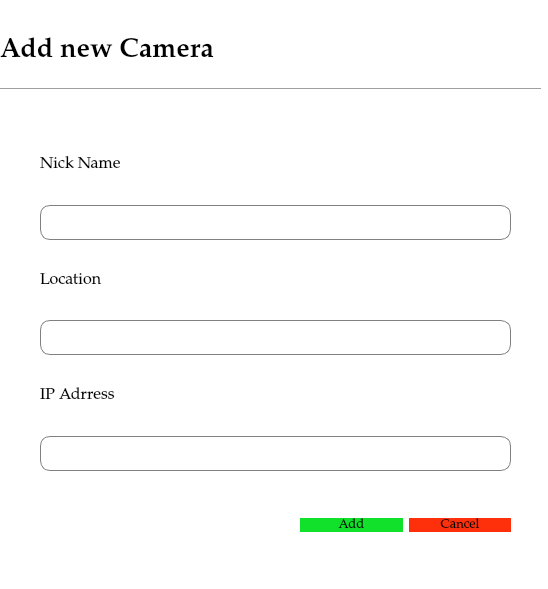
<?xml version="1.0" encoding="UTF-8"?>
<ui version="4.0">
 <class>cameraDialog</class>
 <widget class="QDialog" name="cameraDialog">
  <property name="geometry">
   <rect>
    <x>0</x>
    <y>0</y>
    <width>548</width>
    <height>589</height>
   </rect>
  </property>
  <property name="windowTitle">
   <string>Dialog</string>
  </property>
  <property name="styleSheet">
   <string notr="true">QDialog{
	background-color:white;
}

QLineEdit{
	border:1px solid gray;
	border-radius:10px;
	padding-left:15px;
	height:35px;
}</string>
  </property>
  <widget class="Line" name="line">
   <property name="geometry">
    <rect>
     <x>0</x>
     <y>79</y>
     <width>541</width>
     <height>21</height>
    </rect>
   </property>
   <property name="orientation">
    <enum>Qt::Horizontal</enum>
   </property>
  </widget>
  <widget class="QLabel" name="label">
   <property name="geometry">
    <rect>
     <x>0</x>
     <y>30</y>
     <width>291</width>
     <height>41</height>
    </rect>
   </property>
   <property name="font">
    <font>
     <family>Palatino Linotype</family>
     <pointsize>20</pointsize>
     <weight>75</weight>
     <bold>true</bold>
    </font>
   </property>
   <property name="text">
    <string>Add new Camera</string>
   </property>
  </widget>
  <widget class="QWidget" name="">
   <property name="geometry">
    <rect>
     <x>40</x>
     <y>130</y>
     <width>471</width>
     <height>341</height>
    </rect>
   </property>
   <layout class="QVBoxLayout" name="verticalLayout_4">
    <item>
     <layout class="QVBoxLayout" name="verticalLayout">
      <item>
       <widget class="QLabel" name="label_2">
        <property name="font">
         <font>
          <family>Palatino Linotype</family>
          <pointsize>12</pointsize>
         </font>
        </property>
        <property name="text">
         <string>Nick Name</string>
        </property>
       </widget>
      </item>
      <item>
       <widget class="QLineEdit" name="name_lineedit">
        <property name="minimumSize">
         <size>
          <width>0</width>
          <height>35</height>
         </size>
        </property>
        <property name="maximumSize">
         <size>
          <width>16777215</width>
          <height>35</height>
         </size>
        </property>
       </widget>
      </item>
     </layout>
    </item>
    <item>
     <layout class="QVBoxLayout" name="verticalLayout_2">
      <item>
       <widget class="QLabel" name="label_3">
        <property name="font">
         <font>
          <family>Palatino Linotype</family>
          <pointsize>12</pointsize>
         </font>
        </property>
        <property name="text">
         <string>Location</string>
        </property>
       </widget>
      </item>
      <item>
       <widget class="QLineEdit" name="location_lineedit">
        <property name="minimumSize">
         <size>
          <width>0</width>
          <height>35</height>
         </size>
        </property>
        <property name="maximumSize">
         <size>
          <width>16777215</width>
          <height>35</height>
         </size>
        </property>
       </widget>
      </item>
     </layout>
    </item>
    <item>
     <layout class="QVBoxLayout" name="verticalLayout_3">
      <item>
       <widget class="QLabel" name="label_4">
        <property name="font">
         <font>
          <family>Palatino Linotype</family>
          <pointsize>12</pointsize>
         </font>
        </property>
        <property name="text">
         <string>IP Adrress</string>
        </property>
       </widget>
      </item>
      <item>
       <widget class="QLineEdit" name="ip_lineedit">
        <property name="minimumSize">
         <size>
          <width>0</width>
          <height>35</height>
         </size>
        </property>
        <property name="maximumSize">
         <size>
          <width>16777215</width>
          <height>35</height>
         </size>
        </property>
       </widget>
      </item>
     </layout>
    </item>
   </layout>
  </widget>
  <widget class="QWidget" name="">
   <property name="geometry">
    <rect>
     <x>300</x>
     <y>490</y>
     <width>211</width>
     <height>71</height>
    </rect>
   </property>
   <layout class="QHBoxLayout" name="horizontalLayout">
    <item>
     <widget class="QPushButton" name="add_button">
      <property name="font">
       <font>
        <family>Palatino Linotype</family>
        <pointsize>10</pointsize>
        <weight>50</weight>
        <bold>false</bold>
       </font>
      </property>
      <property name="styleSheet">
       <string notr="true">QPushButton{
	border-radius:10px;
	border:none;
	background-color: rgb(17, 225, 42);
}

QPushButton:checked{
	background-color: rgb(28, 153, 26);
}</string>
      </property>
      <property name="text">
       <string>Add</string>
      </property>
      <property name="checkable">
       <bool>true</bool>
      </property>
     </widget>
    </item>
    <item>
     <widget class="QPushButton" name="cancel_button">
      <property name="font">
       <font>
        <family>Palatino Linotype</family>
        <pointsize>10</pointsize>
        <weight>50</weight>
        <bold>false</bold>
       </font>
      </property>
      <property name="styleSheet">
       <string notr="true">QPushButton{
	border-radius:10px;	
	border:none;
	background-color: rgb(254, 48, 12);
}

QPushButton:checked{
	
	background-color: rgb(147, 10, 5);
}</string>
      </property>
      <property name="text">
       <string>Cancel</string>
      </property>
      <property name="checkable">
       <bool>true</bool>
      </property>
     </widget>
    </item>
   </layout>
  </widget>
 </widget>
 <resources/>
 <connections/>
</ui>
